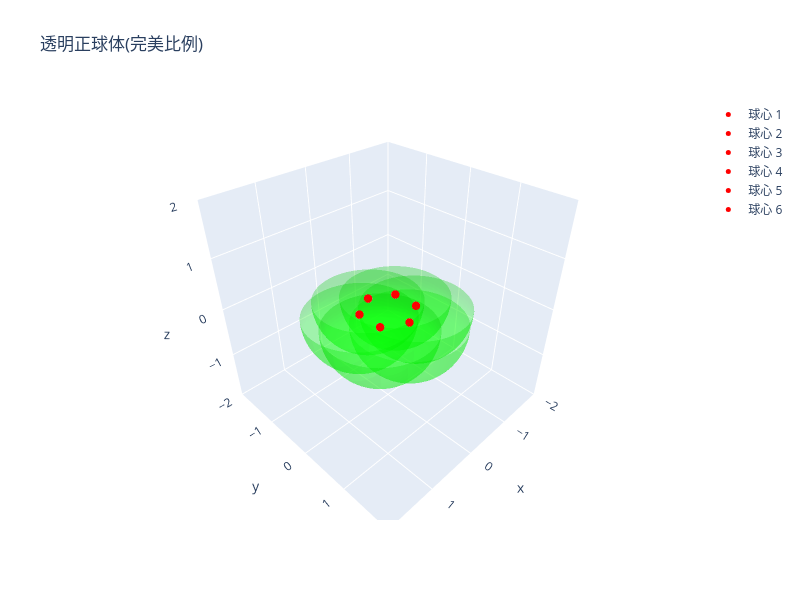

The notebook cell saved with this chart:
### Code cell
import plotly.graph_objects as go
import numpy as np

# 参数设置
R = 1.0  # 球体半径
n = 6
transparency = 0.3  # 透明度(0-1)

def n_points(N, R, theta_p=0):
    return [
        [
            R * np.cos(i * 2 * np.pi / N + np.pi / 2 + theta_p),
            R * np.sin(i * 2 * np.pi / N + np.pi / 2 + theta_p),
        ]
        for i in range(N)
    ]


a = n_points(n, 0.5)

# 生成球面网格点
theta = np.linspace(0, 2 * np.pi, 50)  # 方位角
phi = np.linspace(np.pi/2, np.pi, 25)  # 极角
theta_grid, phi_grid = np.meshgrid(theta, phi)

# 初始化列表
spheres = []  # 存储所有球体
centers = []  # 存储所有球心

for i in range(n):
    # 转换为直角坐标
    x = R * np.sin(phi_grid) * np.cos(theta_grid) + a[i][0]
    y = R * np.sin(phi_grid) * np.sin(theta_grid) + a[i][1]
    z = R * np.cos(phi_grid)

    # 创建球体表面
    sphere = go.Surface(
        x=x,
        y=y,
        z=z,
        colorscale=[[0, "lime"], [1, "lime"]],
        opacity=transparency,
        showscale=False,
    )
    spheres.append(sphere)

    # 标记球心
    center = go.Scatter3d(
        x=[a[i][0]],  # 需要传入列表
        y=[a[i][1]],  # 需要传入列表
        z=[0],
        mode="markers",
        marker=dict(size=5, color="red"),
        name=f"球心 {i+1}",  # 为每个球心添加编号
    )
    centers.append(center)

# 创建图形,合并所有数据
fig = go.Figure(data=spheres + centers)

# 关键设置：强制等比例显示
fig.update_layout(
    scene=dict(
        xaxis=dict(range=[-R * 2, R * 2], nticks=5),  # 设置轴范围略大于半径
        yaxis=dict(range=[-R * 2, R * 2], nticks=5),
        zaxis=dict(range=[-R * 2, R * 2], nticks=5),
        aspectmode="manual",  # 手动设置比例
        aspectratio=dict(x=1, y=1, z=1),  # 1:1:1比例
    ),
    width=800,
    height=600,
    title="透明正球体(完美比例)",
)

fig.show()

### Figure 1 — Plotly figure (JSON) as saved in the notebook; plotly's stock layout.template omitted (floating-point values rounded to 4 significant figures; data arrays with more than 128 entries replaced by an {"elided": "..."} marker saying what was removed)
{"data": [{"colorscale": [[0, "lime"], [1, "lime"]], "opacity": 0.3, "showscale": false, "type": "surface", "x": {"elided": "25x50 float values"}, "y": {"elided": "25x50 float values"}, "z": {"elided": "25x50 float values"}}, {"colorscale": [[0, "lime"], [1, "lime"]], "opacity": 0.3, "showscale": false, "type": "surface", "x": {"elided": "25x50 float values"}, "y": {"elided": "25x50 float values"}, "z": {"elided": "25x50 float values"}}, {"colorscale": [[0, "lime"], [1, "lime"]], "opacity": 0.3, "showscale": false, "type": "surface", "x": {"elided": "25x50 float values"}, "y": {"elided": "25x50 float values"}, "z": {"elided": "25x50 float values"}}, {"colorscale": [[0, "lime"], [1, "lime"]], "opacity": 0.3, "showscale": false, "type": "surface", "x": {"elided": "25x50 float values"}, "y": {"elided": "25x50 float values"}, "z": {"elided": "25x50 float values"}}, {"colorscale": [[0, "lime"], [1, "lime"]], "opacity": 0.3, "showscale": false, "type": "surface", "x": {"elided": "25x50 float values"}, "y": {"elided": "25x50 float values"}, "z": {"elided": "25x50 float values"}}, {"colorscale": [[0, "lime"], [1, "lime"]], "opacity": 0.3, "showscale": false, "type": "surface", "x": {"elided": "25x50 float values"}, "y": {"elided": "25x50 float values"}, "z": {"elided": "25x50 float values"}}, {"marker": {"color": "red", "size": 5}, "mode": "markers", "name": "球心 1", "type": "scatter3d", "x": [3.062e-17], "y": [0.5], "z": [0]}, {"marker": {"color": "red", "size": 5}, "mode": "markers", "name": "球心 2", "type": "scatter3d", "x": [-0.433], "y": [0.25], "z": [0]}, {"marker": {"color": "red", "size": 5}, "mode": "markers", "name": "球心 3", "type": "scatter3d", "x": [-0.433], "y": [-0.25], "z": [0]}, {"marker": {"color": "red", "size": 5}, "mode": "markers", "name": "球心 4", "type": "scatter3d", "x": [-9.185e-17], "y": [-0.5], "z": [0]}, {"marker": {"color": "red", "size": 5}, "mode": "markers", "name": "球心 5", "type": "scatter3d", "x": [0.433], "y": [-0.25], "z": [0]}, {"marker": {"color": "red", "size": 5}, "mode": "markers", "name": "球心 6", "type": "scatter3d", "x": [0.433], "y": [0.25], "z": [0]}], "layout": {"height": 600, "scene": {"aspectmode": "manual", "aspectratio": {"x": 1, "y": 1, "z": 1}, "xaxis": {"nticks": 5, "range": [-2, 2]}, "yaxis": {"nticks": 5, "range": [-2, 2]}, "zaxis": {"nticks": 5, "range": [-2, 2]}}, "title": {"text": "透明正球体(完美比例)"}, "width": 800}}
